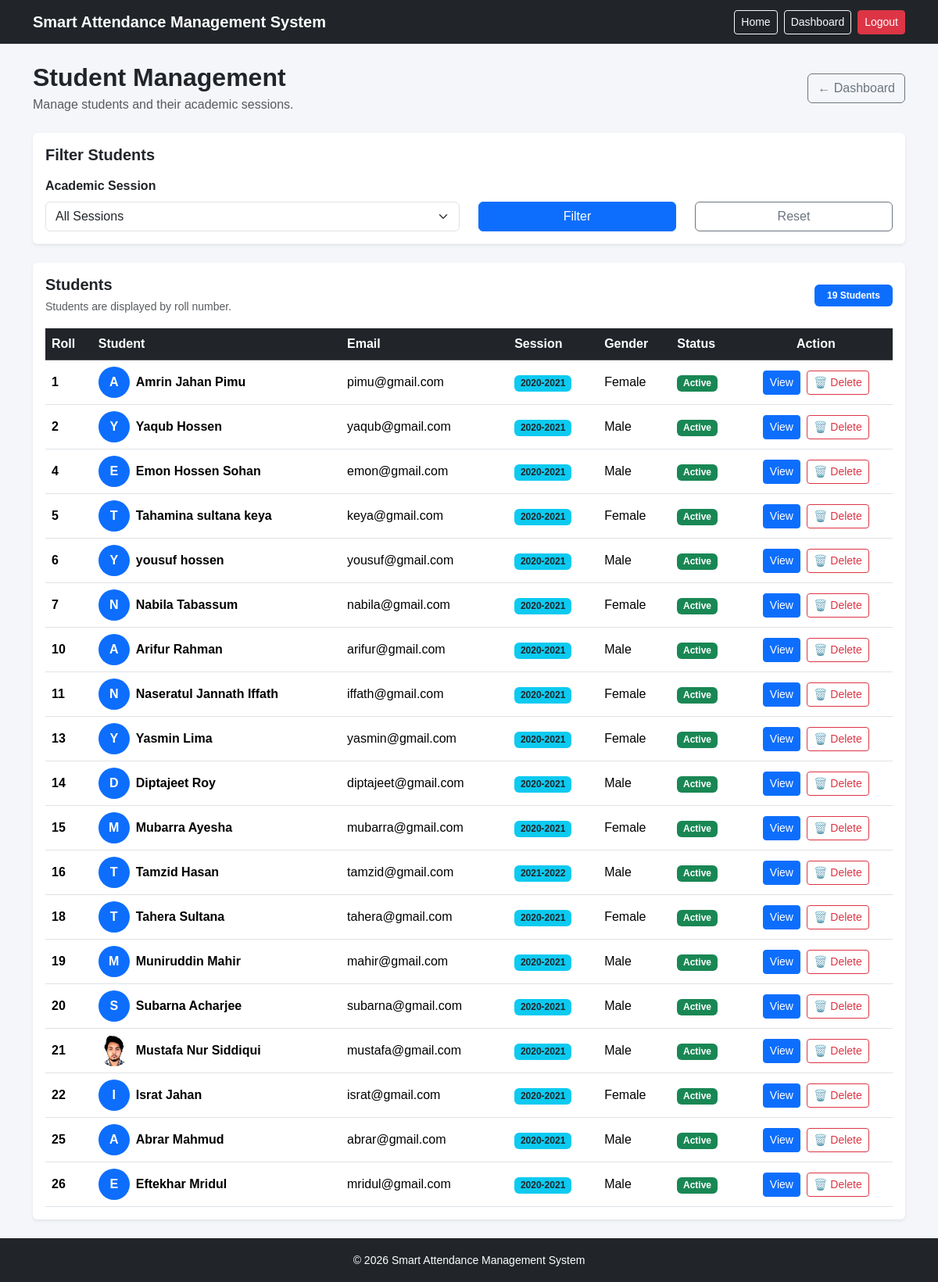
The page /admin-dashboard/students/ (signed in) on the database its author committed.
### core/models.py (models this page shows, shortened)
class User(AbstractUser):
    GENDER_CHOICES =(
        ("male",'Male'),
        ('female','Female'),
        ('other','Other'),
    )
    ROLE_CHOICES =(
        ('admin','Admin'),
        ('teacher','Teacher'),
        ('student','Student'),
    )
    session = models.ForeignKey(
    "Session",
    on_delete=models.SET_NULL,
    null=True,
    blank=True,
    related_name="students"
)
    roll = models.PositiveIntegerField(
        null=True,
        blank=True
    )
    face_image = models.ImageField(
    upload_to="student_faces/",
    blank=True,
    null=True
)
    position = models.ForeignKey(
        "Position",
        on_delete=models.SET_NULL,
        null = True,
        blank=True,
        related_name="teachers"
    )
    email = models.EmailField(
        unique=True
    )
    gender = models.CharField(
        max_length=10,
        choices=GENDER_CHOICES,
        blank=True,
        null=True
    )
    date_of_birth = models.DateField(
        blank=True,
        null = True
    )
    address = models.TextField(
        blank=True,
        null = True
    )
    role = models.CharField(
        max_length=20,
        choices=ROLE_CHOICES,
        default='student'
    )
    profile_image = models.ImageField(
        upload_to="student_profiles/",
        blank=True,
        null=True
    )
    USERNAME_FIELD = 'email'
    REQUIRED_FIELDS=["username"]

class Session(models.Model):
    year = models.CharField(
        max_length=20
    )
    is_graduated= models.BooleanField(
        default = False
    )
    created_at = models.DateTimeField(
        auto_now_add=True
    )

### core/views.py (the view)
# urls.py: path("admin-dashboard/students/",views.student_managemnet,name="student_management"),
@login_required
def student_managemnet(request):
    if request.user.role != "admin":
        return redirect("dashboard")
    students = User.objects.filter(
        role="student"
    ).select_related(
        "session",
        "position"
    )
    sessions = Session.objects.all().order_by("-year")
    session_id = request.GET.get("session")
    if session_id:
        students = students.filter(
            session_id=session_id
        )
    students = students.order_by("roll")
    return render(
        request,
        "admin/student_management.html",
        {
            "students": students,
            "sessions": sessions,
        }
    )

### core/context_processors.py (called while the page is built)
def notifications(request):
    unread_notifications_count = 0
    if request.user.is_authenticated and request.user.role in ["teacher", "student"]:
        unread_notifications_count = Notification.objects.filter(
            recipient=request.user,
            is_read=False
        ).count()
    return {
        "unread_notifications_count": unread_notifications_count
    }

### core/templates/admin/student_management.html (shortened to what this page needs)
{% extends "index.html" %}
{% block content %}
<div class="container py-4">
    <div class="d-flex justify-content-between align-items-center mb-4">
        <div>
            <h2 class="fw-bold mb-1">
                Student Management
            </h2>
            <p class="text-muted mb-0">
                Manage students and their academic sessions.
            </p>
        </div>
        <a
            href="{% url 'admin_dashboard' %}"
            class="btn btn-outline-secondary"
        >
            ← Dashboard
        </a>
    </div>
    <div class="card border-0 shadow-sm mb-4">
        <div class="card-body">
            <h5 class="fw-bold mb-3">
                Filter Students
            </h5>
            <form method="get">
                <div class="row align-items-end">
                    <div class="col-md-6">
                        <label class="form-label fw-semibold">
                            Academic Session
                        </label>
                        <select
                            name="session"
                            class="form-select"
                        >
                            <option value="">
                                All Sessions
                            </option>
                        </select>
                    </div>
                    <div class="col-md-3 mt-3 mt-md-0">
                        <button
                            type="submit"
                            class="btn btn-primary w-100"
                        >
                            Filter
                        </button>
                    </div>
                    <div class="col-md-3 mt-3 mt-md-0">
                        <a
                            href="{% url 'student_management' %}"
                            class="btn btn-outline-secondary w-100"
                        >
                            Reset
                        </a>
                    </div>
                </div>
            </form>
        </div>
    </div>
    <div class="card border-0 shadow-sm">
        <div class="card-body">
            <div class="d-flex justify-content-between align-items-center mb-3">
                <div>
                    <h5 class="fw-bold mb-1">
                        Students
                    </h5>
                    <small class="text-muted">
                        Students are displayed by roll number.
                    </small>
                </div>
                <span class="badge bg-primary px-3 py-2">
                    {{ students|length }}
                    {% if students|length == 1 %}
                        Student
                    {% else %}
                        Students
                    {% endif %}
                </span>
            </div>
            <div class="table-responsive">
                <table class="table table-hover align-middle mb-0">
                    <thead class="table-dark">
                        <tr>
                            <th>
                                Roll
                            </th>
                            <th>
                                Student
                            </th>
                            <th>
                                Email
                            </th>
                            <th>
                                Session
                            </th>
                            <th>
                                Gender
                            </th>
                            <th>
                                Status
                            </th>
                            <th class="text-center">
                                Action
                            </th>
                        </tr>
                    </thead>
                    <tbody>
                        {% for student in students %}
                            <tr>
                                <td>
                                    {% if student.roll %}
                                        <span class="fw-bold">
                                            {{ student.roll }}
                                        </span>
                                    {% else %}
                                        <span class="text-muted">
                                            —
                                        </span>
                                    {% endif %}
                                </td>
                                <td>
                                    <div class="d-flex align-items-center">
                                        {% if student.profile_image %}
                                            <img
                                                src="{{ student.profile_image.url }}"
                                                alt="Profile"
                                                class="rounded-circle me-2"
                                                width="40"
                                                height="40"
                                                style="object-fit: cover;"
                                            >
                                        {% else %}
                                            <div
                                                class="rounded-circle bg-primary
                                                       text-white
                                                       d-flex
                                                       align-items-center
                                                       justify-content-center
                                                       me-2"
                                                style="
                                                    width:40px;
                                                    height:40px;
                                                    font-size:16px;
                                                    font-weight:600;
                                                "
                                            >
                                                {{ student.first_name|first|upper }}
                                            </div>
                                        {% endif %}
                                        <div>
                                            <div class="fw-semibold">
                                                {{ student.first_name }}
                                                {{ student.last_name }}
                                            </div>
                                        </div>
                                    </div>
                                </td>
                                <td>
                                    {{ student.email }}
                                </td>
                                <td>
                                    {% if student.session %}
                                        <span class="badge bg-info text-dark">
                                            {{ student.session.year }}
                                        </span>
                                    {% else %}
                                        <span class="text-muted">
                                            No Session
                                        </span>
                                    {% endif %}
                                </td>
                                <td>
                                    {% if student.gender %}
                                        {{ student.get_gender_display }}
                                    {% else %}
                                        —
                                    {% endif %}
                                </td>
                                <td>
                                    {% if student.is_active %}
                                        <span class="badge bg-success">
                                            Active
                                        </span>
                                    {% else %}
                                        <span class="badge bg-danger">
                                            Inactive
                                        </span>
                                    {% endif %}
                                </td>
                                <td class="text-center">
                                    <div class="d-flex justify-content-center gap-2">
                                        <a
                                            href="{% url 'admin_student_profile' student.id %}"
                                            class="btn btn-sm btn-primary"
                                            title="View Student Profile"
                                        >
                                            View
                                        </a>
                                        <form
                                            method="post"
                                            action="{% url 'admin_delete_student' student.id %}"
                                            class="d-inline"
                                            onsubmit="return confirm(
                                                'Are you sure you want to delete this student? This action cannot be undone.'
                                            );"
                                        >
                                            <button
                                                type="submit"
                                                class="btn btn-sm btn-outline-danger"
                                                title="Delete Student"
                                            >
                                                🗑️ Delete
                                            </button>
                                        </form>
                                    </div>
                                </td>
                            </tr>
                        {% endfor %}
                    </tbody>
                </table>
            </div>
        </div>
    </div>
</div>
{% endblock %}

### core/templates/index.html (shortened to what this page needs)
<!DOCTYPE html>
<html lang="en">
<head>
    <link
        href="https://cdn.jsdelivr.net/npm/bootstrap@5.3.3/dist/css/bootstrap.min.css"
        rel="stylesheet"
    >
</head>
<body>
<div class="page-wrapper">
    <nav class="navbar navbar-dark bg-dark">
        <div class="container">
            <a
                class="navbar-brand"
            >
                Smart Attendance Management System
            </a>
            {% if request.user.is_authenticated %}
                <div class="d-flex align-items-center">
                     <a
                        href="{% url 'home' %}"
                        class="btn btn-outline-light btn-sm me-2"
                    >
                        Home
                    </a>
                    <a
                        href="{% url 'dashboard' %}"
                        class="btn btn-outline-light btn-sm me-2"
                    >
                        Dashboard
                    </a>
                    <a
                        href="{% url 'logout' %}"
                        class="btn btn-danger btn-sm"
                    >
                        Logout
                    </a>
                </div>
            {% endif %}
        </div>
    </nav>
    <main class="main-content">
        {% block content %}
        {% endblock %}
    </main>
    <footer class="bg-dark text-white text-center py-3">
        <div class="container">
            <small>
                © {% now "Y" %}
                Smart Attendance Management System
            </small>
        </div>
    </footer>
</div>
</body>
</html>

### core/templates/index.html (style rules this page uses)
html, body { height: 100%; }
body { margin: 0; background-color: #f5f6fa; font-family: Arial, sans-serif; }
.page-wrapper { min-height: 100vh; display: flex; flex-direction: column; }
.main-content { flex: 1; }
.navbar-brand { font-weight: 600; }
footer { margin-top: auto; }

### rows shown on the page
User: roll "1", first_name|first "A", first_name "Amrin Jahan", last_name "Pimu", email "pimu@gmail.com", session.year "2020-2021", gender "Female", is_active "Active"
User: roll "2", first_name|first "Y", first_name "Yaqub", last_name "Hossen", email "yaqub@gmail.com", session.year "2020-2021", gender "Male", is_active "Active"
User: roll "4", first_name|first "E", first_name "Emon Hossen", last_name "Sohan", email "emon@gmail.com", session.year "2020-2021", gender "Male", is_active "Active"
User: roll "5", first_name|first "T", first_name "Tahamina sultana", last_name "keya", email "keya@gmail.com", session.year "2020-2021", gender "Female", is_active "Active"
User: roll "6", first_name|first "Y", first_name "yousuf", last_name "hossen", email "yousuf@gmail.com", session.year "2020-2021", gender "Male", is_active "Active"
User: roll "7", first_name|first "N", first_name "Nabila", last_name "Tabassum", email "nabila@gmail.com", session.year "2020-2021", gender "Female", is_active "Active"
User: roll "10", first_name|first "A", first_name "Arifur", last_name "Rahman", email "arifur@gmail.com", session.year "2020-2021", gender "Male", is_active "Active"
User: roll "11", first_name|first "N", first_name "Naseratul Jannath", last_name "Iffath", email "iffath@gmail.com", session.year "2020-2021", gender "Female", is_active "Active"
User: roll "13", first_name|first "Y", first_name "Yasmin", last_name "Lima", email "yasmin@gmail.com", session.year "2020-2021", gender "Female", is_active "Active"
User: roll "14", first_name|first "D", first_name "Diptajeet", last_name "Roy", email "diptajeet@gmail.com", session.year "2020-2021", gender "Male", is_active "Active"
User: roll "15", first_name|first "M", first_name "Mubarra", last_name "Ayesha", email "mubarra@gmail.com", session.year "2020-2021", gender "Female", is_active "Active"
User: roll "16", first_name|first "T", first_name "Tamzid", last_name "Hasan", email "tamzid@gmail.com", session.year "2021-2022", gender "Male", is_active "Active"
User: roll "18", first_name|first "T", first_name "Tahera", last_name "Sultana", email "tahera@gmail.com", session.year "2020-2021", gender "Female", is_active "Active"
User: roll "19", first_name|first "M", first_name "Muniruddin", last_name "Mahir", email "mahir@gmail.com", session.year "2020-2021", gender "Male", is_active "Active"
User: roll "20", first_name|first "S", first_name "Subarna", last_name "Acharjee", email "subarna@gmail.com", session.year "2020-2021", gender "Male", is_active "Active"
User: roll "21", profile_image (picture), first_name "Mustafa Nur", last_name "Siddiqui", email "mustafa@gmail.com", session.year "2020-2021", gender "Male", is_active "Active"
User: roll "22", first_name|first "I", first_name "Israt", last_name "Jahan", email "israt@gmail.com", session.year "2020-2021", gender "Female", is_active "Active"
User: roll "25", first_name|first "A", first_name "Abrar", last_name "Mahmud", email "abrar@gmail.com", session.year "2020-2021", gender "Male", is_active "Active"
User: roll "26", first_name|first "E", first_name "Eftekhar", last_name "Mridul", email "mridul@gmail.com", session.year "2020-2021", gender "Male", is_active "Active"

### other values the page prints
{{ students|length }} "19"
